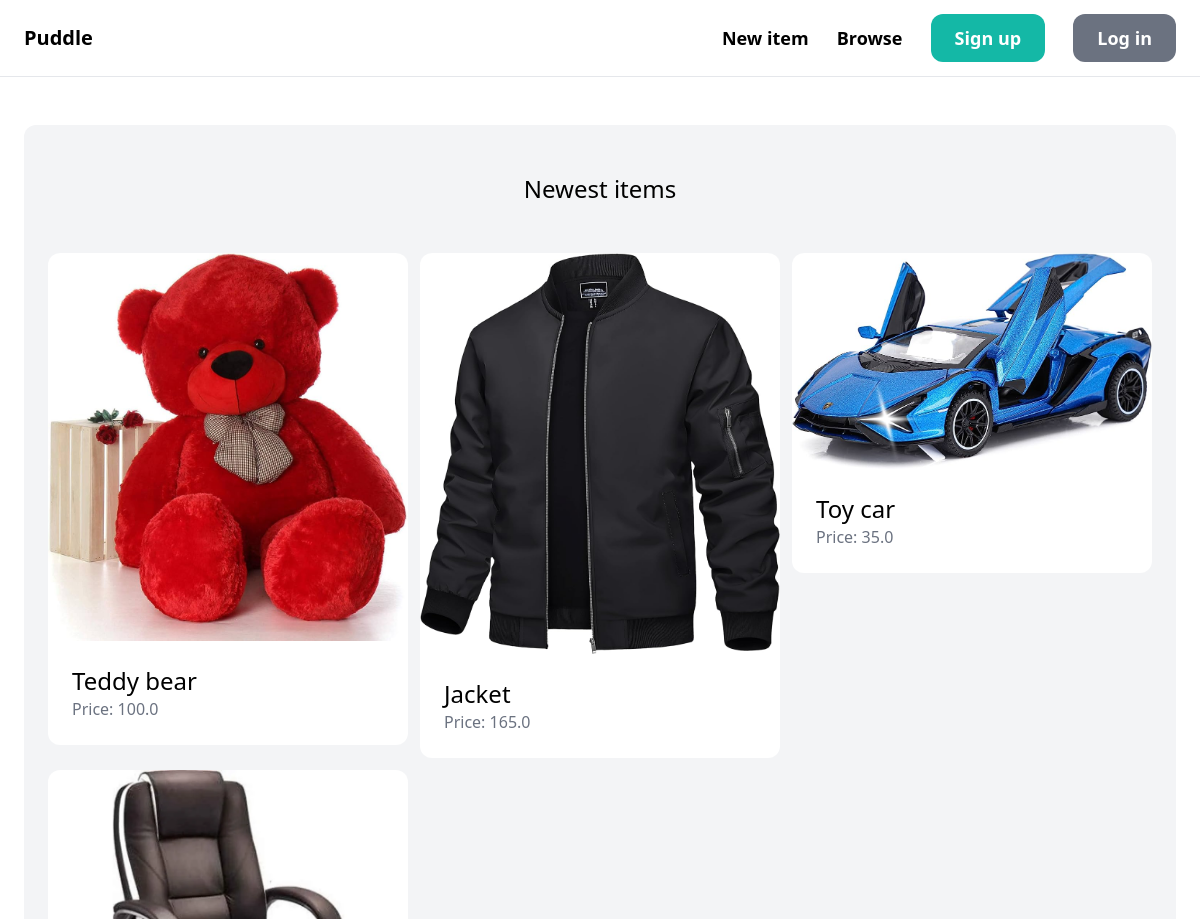
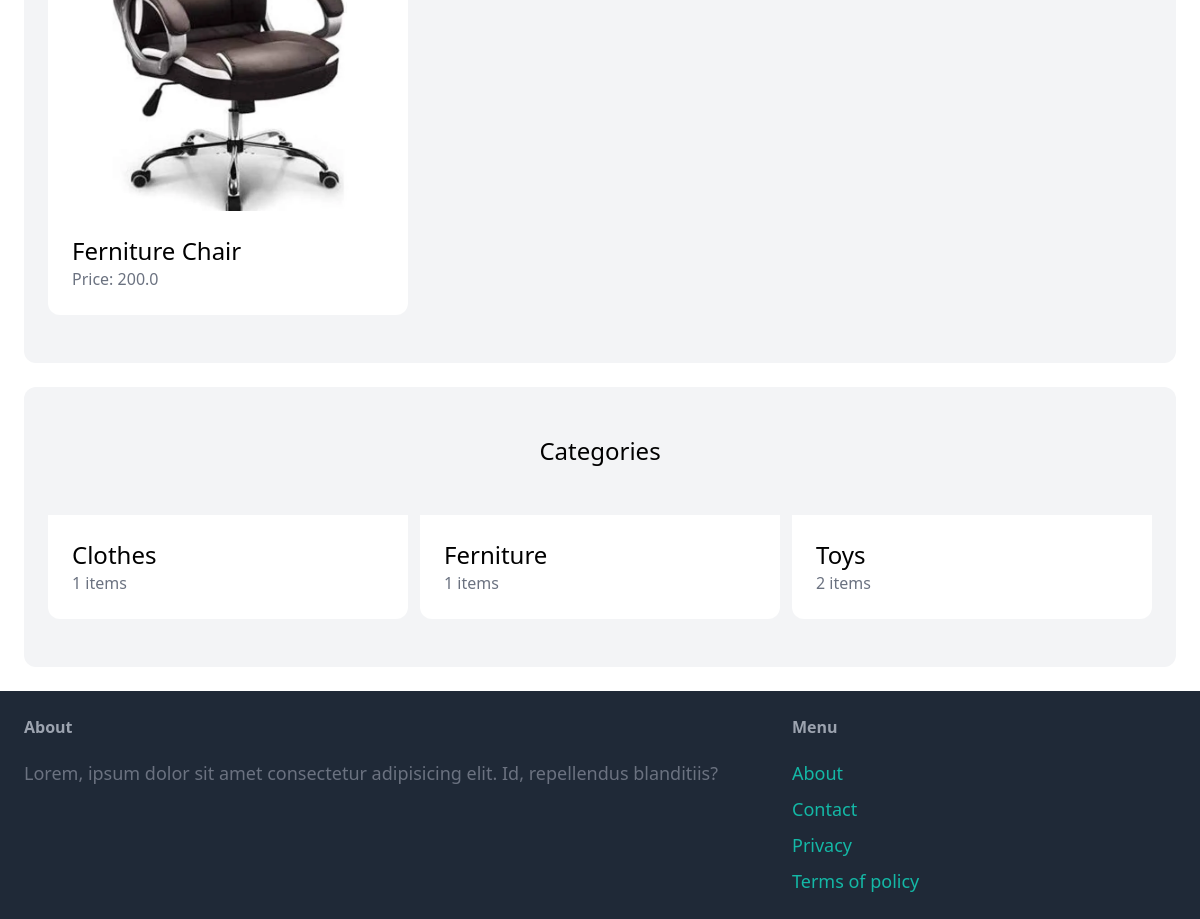
The app's page /, older data (2 pictures, top to bottom).
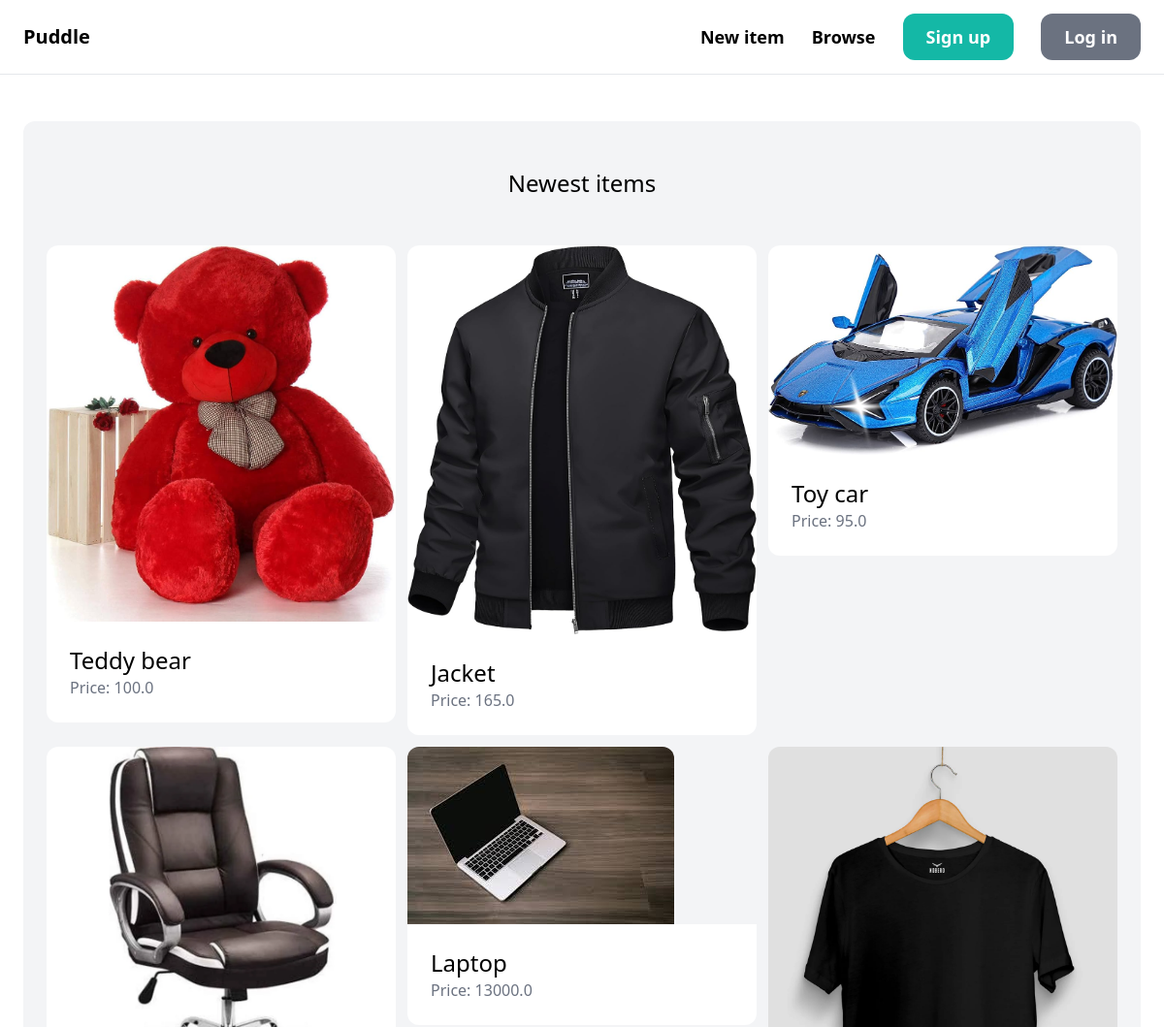
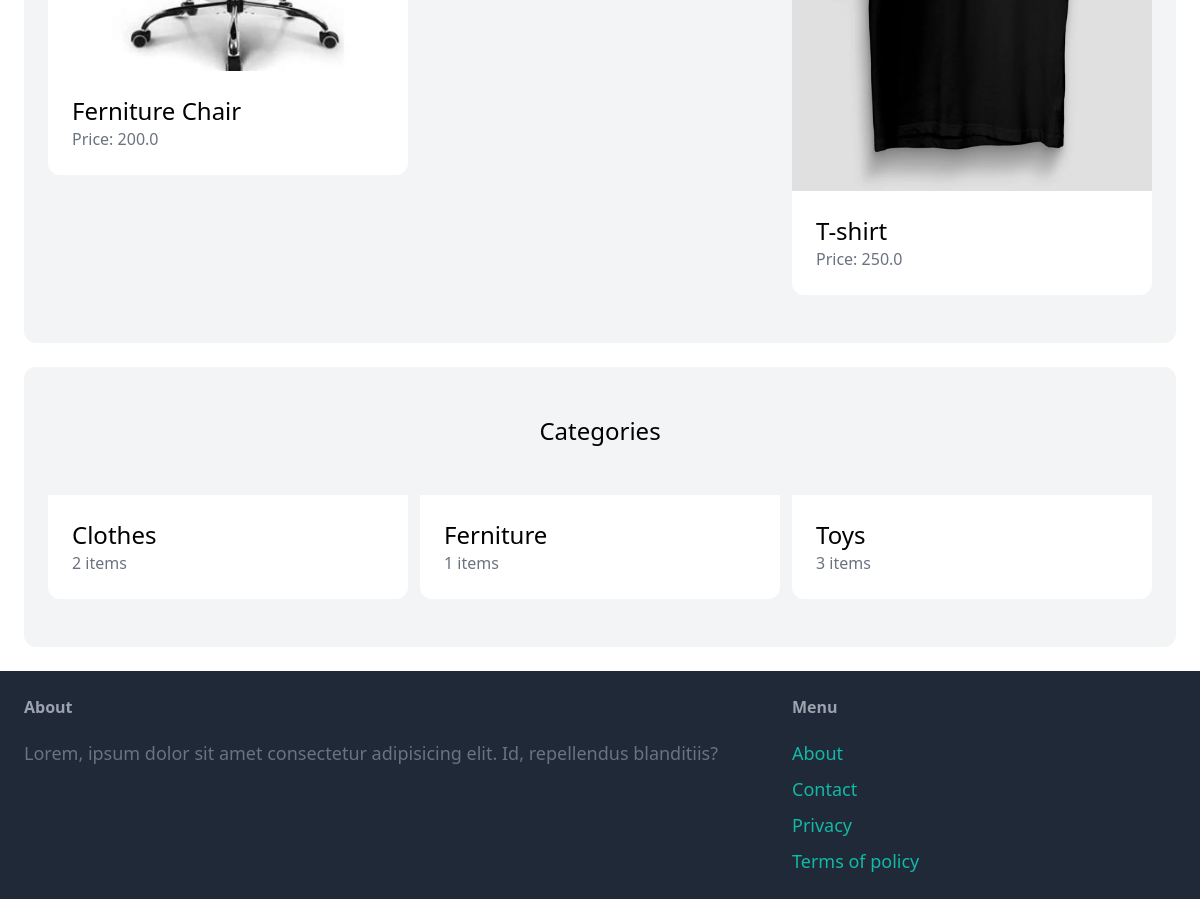
The same page, newer data (2 pictures, top to bottom).
### item/models.py (models this page shows, shortened)
class Item(models.Model):
    category= models.ForeignKey(Category, related_name='items', on_delete=models.CASCADE)
    name= models.CharField(max_length=255)
    description = models.TextField(blank=True, null=True)
    price = models.FloatField()
    image = models.ImageField(upload_to='item_images', blank=True, null=True)
    is_sold = models.BooleanField(default=False)
    created_by = models.ForeignKey(User, related_name = 'items', on_delete=models.CASCADE)
    created_at = models.DateTimeField(auto_now_add=True)

class Category(models.Model):
    name= models.CharField(max_length=255)
    class Meta:
        ordering = ('name',)
        verbose_name_plural = 'Categories'

### core/views.py (the view)
# urls.py: path('', views.index, name='index'),
def index(request):
    items = Item.objects.filter(is_sold=False)[0:6]
    categories = Category.objects.all()
    return render(request, 'core/index.html', {
        'categories':categories,
        'items':items,
    })

### core/templates/core/index.html (shortened to what this page needs)
{% extends "core/base.html" %}
{% block content %}
    <div class="mt-6 px-6 py-12 bg-gray-100 rounded-xl">
        <h2 class="mb-12 text-2xl text-center">Newest items</h2>
        <div class="grid grid-cols-3 gap-3">
            {% for item in items %}
            <div>
                <a href="{% url 'item:detail' item.id %}">
                    <div>
                        <img src="{{ item.image.url }}" class='rounded-t-xl' alt="">
                    </div>
                    <div class="p-6 bg-white rounded-b-xl">
                        <h2 class="text-2xl">{{ item.name }}</h2>
                        <p class="text-gray-500">Price: {{ item.price }}</p>
                    </div>
                </a>
            </div>
            {% endfor %}
        </div>
    </div>
    <div class="mt-6 px-6 py-12 bg-gray-100 rounded-xl">
        <h2 class="mb-12 text-2xl text-center">Categories</h2>
        <div class="grid grid-cols-3 gap-3">
            {% for category in categories %}
            <div>
                <a href="#">
                    <div class="p-6 bg-white rounded-b-xl">
                        <h2 class="text-2xl">{{ category.name }}</h2>
                        <p class="text-gray-500">{{category.items.count }} items</p>
                    </div>
                </a>
            </div>
            {% endfor %}
        </div>
    </div>
{% endblock %}

### core/templates/core/base.html (shortened to what this page needs)
<!DOCTYPE html>
<html lang="en">
<head>
    <script src='https://cdn.tailwindcss.com'></script>
</head>
<body>
    <nav class="py-6 px-6 flex justify-between items-center border-b border-gray-200">
        <div class="space-x-10 flex">
            <a href="/" class='text-xl font-semibold'>Puddle</a>
        </div>
        <div class="space-x-6">
            <a href="{% url 'item:new' %}" class='text-lg font-semibold hover:text-gray-500'>New item</a>
            <a href="{% url 'item:items' %}" class='text-lg font-semibold hover:text-gray-500'>Browse</a>
            {% if request.user.is_authenticated %}
            <a href="{% url 'conversation:inbox' %}" class='px-6 py-3 text-lg font-semibold bg-teal-500 text-white rounded-xl hover:bg-teal-700'>Inbox</a>
            <a href="{% url 'dashboard:index' %}" class='px-6 py-3 text-lg font-semibold bg-gray-500 text-white rounded-xl hover:bg-gray-700'>Dashboard</a>
            <a href="{% url 'core:logout' %}" class='px-6 py-3 text-lg font-semibold bg-red-900 text-white rounded-xl hover:bg-red-950'>Logout</a>
            {% else %}
            <a href="{% url 'core:signup' %}" class='px-6 py-3 text-lg font-semibold bg-teal-500 text-white rounded-xl hover:bg-teal-700'>Sign up</a>
            <a href="{% url 'core:login' %}" class='px-6 py-3 text-lg font-semibold bg-gray-500 text-white rounded-xl hover:bg-gray-700'>Log in</a>
            {% endif %}
        </div>
    </nav>
    <div class="px-6 py-6">
        {% block content %}{% endblock %}
    </div>
    <footer class='py-6 px-6 flex justify-between bg-gray-800'>
        <div class="w2/3 pr-10">
            <h3 class="mb-5 font-semibold text-gray-400">About</h3>
            <p class="text-lg text-gray-500">Lorem, ipsum dolor sit amet consectetur adipisicing elit. Id, repellendus blanditiis?</p>
        </div>
        <div class="w-1/3">
            <h3 class="mb-5 font-semibold text-gray-400">Menu</h3>
            <ul class="space-y-2">
                <li><a href="#" class="text-lg text-teal-500 hover:text-teal-700">About</a></li>
                <li><a href="{% url 'core:contact' %}" class="text-lg text-teal-500 hover:text-teal-700">Contact</a></li>
                <li><a href="#" class="text-lg text-teal-500 hover:text-teal-700">Privacy</a></li>
                <li><a href="#" class="text-lg text-teal-500 hover:text-teal-700">Terms of policy</a></li>
            </ul>
        </div>
    </footer>
</body>
</html>

Row changes from the older to the newer data that the page shows:
changed Item "Toy car": price "35.0" → "95.0"
added Item: image (picture), name "Laptop", price "13000.0"
added Item: image (picture), name "T-shirt", price "250.0"
computed for Category "Clothes": items.count "1" → "2"
computed for Category "Toys": items.count "2" → "3"
